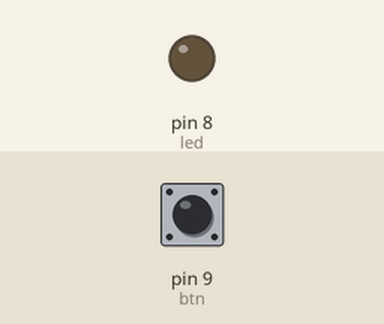
Bench run of a sketch on a simulated Arduino Uno, built with avr-gcc and run on an emulated ATmega328P. Shown: output pins drawn as LEDs (lit = HIGH). The test bench sets the inputs (shaded band); at power-on: pin 9 (btn) LOW.

Above: at 1.2 s.
1.3 s: pin 9 (btn) pulled HIGH for 0.15 s
At 2.2 s:
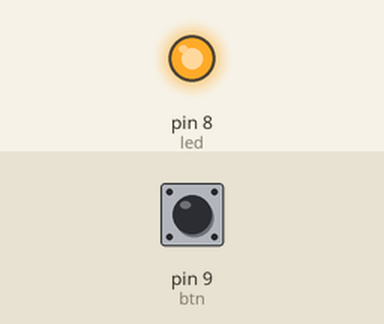
2.9 s: pin 9 (btn) pulled HIGH for 1 s
At 4.7 s:
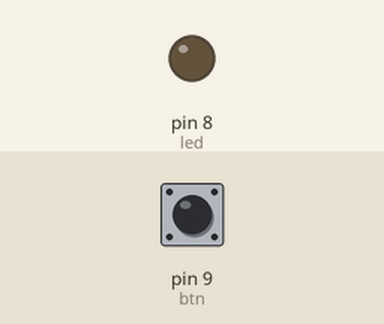
5.4 s: pin 9 (btn) pulled HIGH for 3.2 s
At 9.5 s:
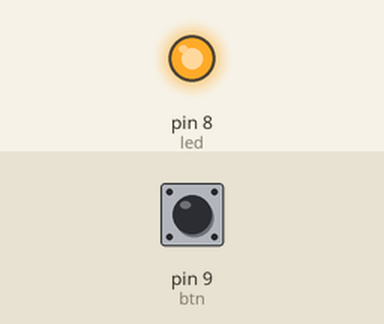
Timing chart, 0 to 11.0 s (numbered marks = the images above; inputs shaded):
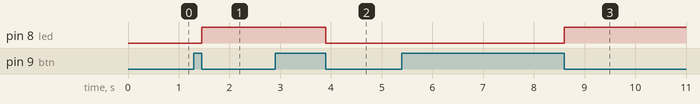

Measured:
- after the input at 1.3 s, pin 8 (led): LOW → HIGH after 0.15 s
- after the input at 2.9 s, pin 8 (led): HIGH → LOW after 1.0 s
- after the input at 5.4 s, pin 8 (led): LOW → HIGH after 3.2 s

The sketch:

led_com_bot_o.ino
```cpp
// C++ code
//

int led = 8;
int btn = 9;
int clicado = 0;
int liberado = 0;

void trocaLed(){
  if(digitalRead(led)==HIGH){
  	digitalWrite(led, LOW);
  }else{
  	digitalWrite(led, HIGH);
  }
}

void keyup(){
  if(clicado==1 && liberado ==1){
  	clicado = 0;
    liberado = 0;
    trocaLed();
  }
}

void setup()
{
  pinMode(led, OUTPUT);
  pinMode(btn, INPUT);
}

void loop()
{
  if(digitalRead(btn)==HIGH){
    clicado = 1;
    liberado = 0;
  }else{
  	liberado = 1;
  }
  keyup();
}
```
